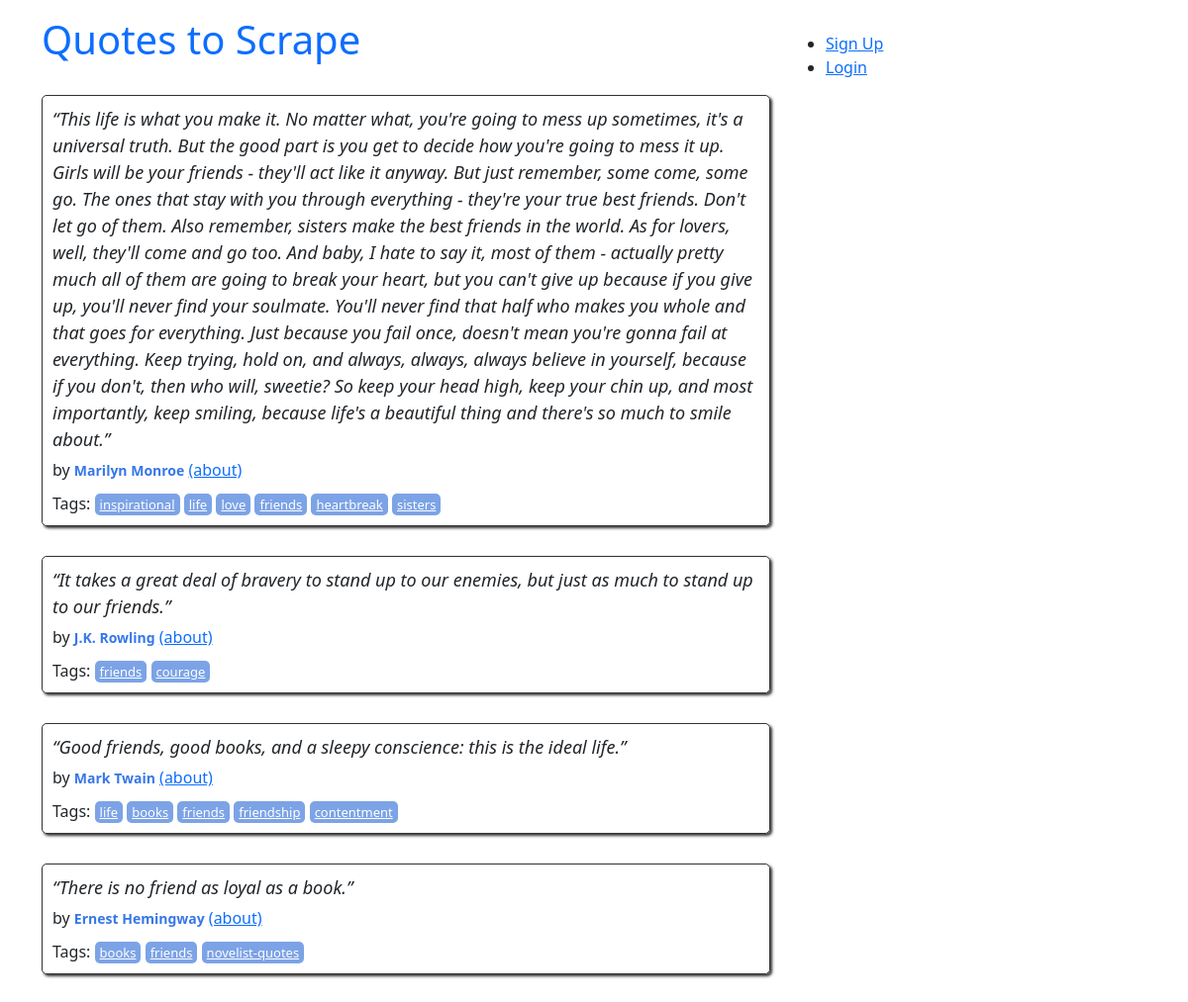
The page /tag/friends on the database its author committed.
### quotes/models.py (models this page shows, shortened)
class Quote(models.Model):
     quote = models.TextField()
     tags = models.ManyToManyField(Tag)
     author = models.ForeignKey(Author, on_delete=models.CASCADE, default=None, null=True)
     created_ad =models.DateTimeField(auto_now_add=True)

class Author(models.Model):
    fullname = models.CharField(max_length=50)
    born_date = models.CharField(max_length=50)
    born_location = models.CharField(max_length=150)
    description = models.TextField()
    created_at = models.DateTimeField(auto_now_add=True)
    def __str__(self) -> str:
         return self.fullname

class Tag(models.Model):
     name = models.CharField(max_length=30, null=False, unique=True)
     def __str__(self) -> str:
          return self.name

### quotes/views.py (the view)
# urls.py: path('tag/<str:tag_name>', views.detail_tag, name='detail_tag')
def detail_tag(request, tag_name):
   tag = Tag.objects.filter(name=tag_name).first()
   quotes = Quote.objects.filter(tags=tag.id).all()
   return render(request, 'quotes/tag_detail.html', {"quotes": quotes})

### quotes/templates/quotes/tag_detail.html
{% extends 'quotes/base.html' %}
{% load extract %}
{% block content %}
<div class="row">
    <div class="col-md-8">
        {% for quote in quotes %}
        <div class="quote" itemscope="" itemtype="http://schema.org/CreativeWork">
            <span class="text" itemprop="text">{{quote.quote}}</span>
            <span>by <small class="author" itemprop="author">{{quote.author}}</small>
                <a href="/detail/{{quote.author}}">(about)</a>
            </span>
            <div class="tags">
                Tags:
                {% for tag in quote.tags.all%}
                <a class="tag" href="/tag/{{tag}}">{{tag}}</a>
                {% endfor %}
            </div>
        </div>
        {% endfor %}
        </div>
        </div>
        {%endblock%}

### quotes/static/quotes/style.css (style rules this page uses)
.quote { padding: 10px; margin-bottom: 30px; border: 1px solid #333333; border-radius: 5px; box-shadow: 2px 2px 3px #333333; }
.quote span.text { display: block; margin-bottom: 5px; font-size: large; font-style: italic; }
.quote small.author { font-weight: bold; color: #3677E8; }
.quote .tags { margin-top: 10px; }
.tag { padding: 2px 5px; border-radius: 5px; color: white; font-size: small; background-color: #7CA3E6; }

### rows shown on the page
Quote: quote "“This life is what you make it. No matter what, you're going to mess up sometimes, it's a universal truth. But the good part is you get to decide how you're going to mess it up. Girls will be your friends - they'll act like it anyway. But just remember, some come, some go. The ones that stay with you through everything - they're your true best friends. Don't let go of them. Also remember, sisters make the best friends in the world. As for lovers, well, they'll come and go too. And baby, I hate to say it, most of them - actually pretty much all of them are going to break your heart, but you can't give up because if you give up, you'll never find your soulmate. You'll never find that half who…", author "Marilyn Monroe"
Tag: name "inspirational"
Tag: name "life"
Tag: name "love"
Tag: name "friends"
Tag: name "heartbreak"
Tag: name "sisters"
Quote: quote "“It takes a great deal of bravery to stand up to our enemies, but just as much to stand up to our friends.”", author "J.K. Rowling"
Tag: name "courage"
Quote: quote "“Good friends, good books, and a sleepy conscience: this is the ideal life.”", author "Mark Twain"
Tag: name "books"
Tag: name "friendship"
Tag: name "contentment"
Quote: quote "“There is no friend as loyal as a book.”", author "Ernest Hemingway"
Tag: name "novelist-quotes"
